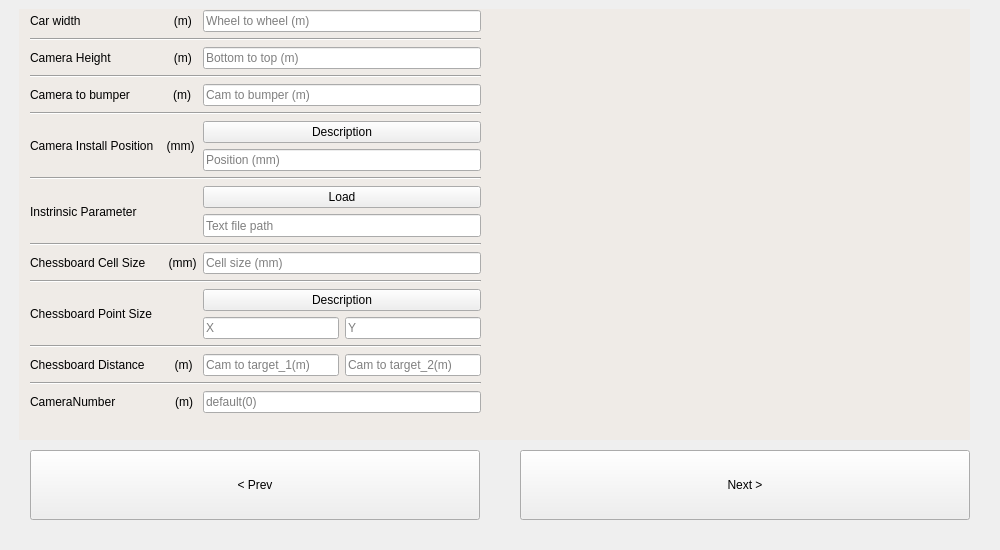
<?xml version="1.0" encoding="UTF-8"?>
<ui version="4.0">
 <class>ParameterInput</class>
 <widget class="QWidget" name="ParameterInput">
  <property name="geometry">
   <rect>
    <x>0</x>
    <y>0</y>
    <width>1000</width>
    <height>550</height>
   </rect>
  </property>
  <property name="windowTitle">
   <string>ParameterInput</string>
  </property>
  <widget class="QPushButton" name="pushButton_Prev">
   <property name="geometry">
    <rect>
     <x>30</x>
     <y>450</y>
     <width>450</width>
     <height>70</height>
    </rect>
   </property>
   <property name="text">
    <string>&lt; Prev</string>
   </property>
  </widget>
  <widget class="QPushButton" name="pushButton_Next">
   <property name="geometry">
    <rect>
     <x>520</x>
     <y>450</y>
     <width>450</width>
     <height>70</height>
    </rect>
   </property>
   <property name="text">
    <string>Next &gt;</string>
   </property>
  </widget>
  <widget class="QLabel" name="DescriptionImg_1">
   <property name="geometry">
    <rect>
     <x>520</x>
     <y>9</y>
     <width>450</width>
     <height>250</height>
    </rect>
   </property>
   <property name="styleSheet">
    <string notr="true">background-color: rgb(239, 235, 231);</string>
   </property>
   <property name="text">
    <string/>
   </property>
  </widget>
  <widget class="QWidget" name="layoutWidget">
   <property name="geometry">
    <rect>
     <x>30</x>
     <y>10</y>
     <width>451</width>
     <height>421</height>
    </rect>
   </property>
   <layout class="QGridLayout" name="gridLayout">
    <item row="14" column="0" rowspan="2">
     <widget class="QLabel" name="label_5">
      <property name="text">
       <string>Chessboard Point Size</string>
      </property>
     </widget>
    </item>
    <item row="14" column="1" colspan="2">
     <widget class="QPushButton" name="pushButton_ChessboardPointSizeDescription">
      <property name="text">
       <string>Description</string>
      </property>
     </widget>
    </item>
    <item row="3" column="0" colspan="3">
     <widget class="Line" name="line_7">
      <property name="orientation">
       <enum>Qt::Horizontal</enum>
      </property>
     </widget>
    </item>
    <item row="12" column="1" colspan="2">
     <widget class="QLineEdit" name="lineEdit_ChessboardCellSize">
      <property name="text">
       <string/>
      </property>
      <property name="placeholderText">
       <string notr="true">Cell size (mm)</string>
      </property>
     </widget>
    </item>
    <item row="0" column="0">
     <widget class="QLabel" name="label_9">
      <property name="text">
       <string>Car width                            (m)</string>
      </property>
     </widget>
    </item>
    <item row="10" column="1" colspan="2">
     <widget class="QLineEdit" name="lineEdit_FileName">
      <property name="minimumSize">
       <size>
        <width>119</width>
        <height>23</height>
       </size>
      </property>
      <property name="toolTip">
       <string>&lt;html&gt;&lt;head/&gt;&lt;body&gt;&lt;p&gt;&lt;br/&gt;&lt;/p&gt;&lt;/body&gt;&lt;/html&gt;</string>
      </property>
      <property name="text">
       <string/>
      </property>
      <property name="placeholderText">
       <string notr="true">Text file path</string>
      </property>
     </widget>
    </item>
    <item row="9" column="1" colspan="2">
     <widget class="QPushButton" name="pushButton_Load">
      <property name="text">
       <string>Load</string>
      </property>
     </widget>
    </item>
    <item row="9" column="0" rowspan="2">
     <widget class="QLabel" name="label_7">
      <property name="text">
       <string>Instrinsic Parameter</string>
      </property>
     </widget>
    </item>
    <item row="0" column="1" colspan="2">
     <widget class="QLineEdit" name="lineEdit_CarWidth">
      <property name="text">
       <string/>
      </property>
      <property name="placeholderText">
       <string notr="true">Wheel to wheel (m)</string>
      </property>
      <property name="clearButtonEnabled">
       <bool>false</bool>
      </property>
     </widget>
    </item>
    <item row="4" column="1" colspan="2">
     <widget class="QLineEdit" name="lineEdit_CameraToBumper">
      <property name="text">
       <string/>
      </property>
      <property name="placeholderText">
       <string notr="true">Cam to bumper (m)</string>
      </property>
     </widget>
    </item>
    <item row="2" column="0">
     <widget class="QLabel" name="label_2">
      <property name="text">
       <string>Camera Height                   (m)</string>
      </property>
     </widget>
    </item>
    <item row="12" column="0">
     <widget class="QLabel" name="label_4">
      <property name="text">
       <string>Chessboard Cell Size       (mm)</string>
      </property>
     </widget>
    </item>
    <item row="2" column="1" colspan="2">
     <widget class="QLineEdit" name="lineEdit_CarHeight">
      <property name="text">
       <string/>
      </property>
      <property name="placeholderText">
       <string notr="true">Bottom to top (m)</string>
      </property>
     </widget>
    </item>
    <item row="4" column="0">
     <widget class="QLabel" name="label_3">
      <property name="text">
       <string>Camera to bumper             (m)</string>
      </property>
     </widget>
    </item>
    <item row="19" column="0">
     <widget class="QLabel" name="label_10">
      <property name="text">
       <string>CameraNumber                  (m)</string>
      </property>
     </widget>
    </item>
    <item row="19" column="1" colspan="2">
     <widget class="QLineEdit" name="lineEdit_CameraNumber">
      <property name="text">
       <string/>
      </property>
      <property name="placeholderText">
       <string notr="true">default(0)</string>
      </property>
     </widget>
    </item>
    <item row="13" column="0" colspan="3">
     <widget class="Line" name="line_4">
      <property name="orientation">
       <enum>Qt::Horizontal</enum>
      </property>
     </widget>
    </item>
    <item row="6" column="0" rowspan="2">
     <widget class="QLabel" name="label_6">
      <property name="text">
       <string>Camera Install Position    (mm)</string>
      </property>
     </widget>
    </item>
    <item row="11" column="0" colspan="3">
     <widget class="Line" name="line_3">
      <property name="orientation">
       <enum>Qt::Horizontal</enum>
      </property>
     </widget>
    </item>
    <item row="6" column="1" colspan="2">
     <widget class="QPushButton" name="pushButton_CameraInstallDescription">
      <property name="text">
       <string>Description</string>
      </property>
     </widget>
    </item>
    <item row="7" column="1" colspan="2">
     <widget class="QLineEdit" name="lineEdit_CameraInstallPosition">
      <property name="text">
       <string/>
      </property>
      <property name="placeholderText">
       <string notr="true">Position (mm)</string>
      </property>
     </widget>
    </item>
    <item row="8" column="0" colspan="3">
     <widget class="Line" name="line_2">
      <property name="orientation">
       <enum>Qt::Horizontal</enum>
      </property>
     </widget>
    </item>
    <item row="18" column="0" colspan="3">
     <widget class="Line" name="line_6">
      <property name="orientation">
       <enum>Qt::Horizontal</enum>
      </property>
     </widget>
    </item>
    <item row="5" column="0" colspan="3">
     <widget class="Line" name="line">
      <property name="orientation">
       <enum>Qt::Horizontal</enum>
      </property>
     </widget>
    </item>
    <item row="16" column="0" colspan="3">
     <widget class="Line" name="line_5">
      <property name="orientation">
       <enum>Qt::Horizontal</enum>
      </property>
     </widget>
    </item>
    <item row="17" column="0">
     <widget class="QLabel" name="label_8">
      <property name="text">
       <string>Chessboard Distance         (m)</string>
      </property>
     </widget>
    </item>
    <item row="17" column="1">
     <widget class="QLineEdit" name="lineEdit_CarToChessboard_1">
      <property name="text">
       <string/>
      </property>
      <property name="placeholderText">
       <string notr="true">Cam to target_1(m)</string>
      </property>
     </widget>
    </item>
    <item row="17" column="2">
     <widget class="QLineEdit" name="lineEdit_CarToChessboard_2">
      <property name="text">
       <string/>
      </property>
      <property name="placeholderText">
       <string notr="true">Cam to target_2(m)</string>
      </property>
     </widget>
    </item>
    <item row="15" column="1">
     <widget class="QLineEdit" name="lineEdit_ChessboardSizeX">
      <property name="text">
       <string/>
      </property>
      <property name="placeholderText">
       <string notr="true">X</string>
      </property>
     </widget>
    </item>
    <item row="15" column="2">
     <widget class="QLineEdit" name="lineEdit_ChessboardSizeY">
      <property name="text">
       <string/>
      </property>
      <property name="placeholderText">
       <string notr="true">Y</string>
      </property>
     </widget>
    </item>
    <item row="1" column="0" colspan="3">
     <widget class="Line" name="line_8">
      <property name="orientation">
       <enum>Qt::Horizontal</enum>
      </property>
     </widget>
    </item>
   </layout>
  </widget>
  <widget class="QLabel" name="Background">
   <property name="geometry">
    <rect>
     <x>19</x>
     <y>9</y>
     <width>951</width>
     <height>431</height>
    </rect>
   </property>
   <property name="styleSheet">
    <string notr="true">background-color: rgb(239, 235, 231);</string>
   </property>
   <property name="text">
    <string/>
   </property>
  </widget>
  <widget class="QLabel" name="DescriptionImg_2">
   <property name="geometry">
    <rect>
     <x>520</x>
     <y>280</y>
     <width>450</width>
     <height>150</height>
    </rect>
   </property>
   <property name="styleSheet">
    <string notr="true">background-color: rgb(239, 235, 231);</string>
   </property>
   <property name="text">
    <string/>
   </property>
  </widget>
  <zorder>Background</zorder>
  <zorder>pushButton_Prev</zorder>
  <zorder>pushButton_Next</zorder>
  <zorder>DescriptionImg_1</zorder>
  <zorder>layoutWidget</zorder>
  <zorder>lineEdit_CarToChessboard_1</zorder>
  <zorder>DescriptionImg_2</zorder>
 </widget>
 <tabstops>
  <tabstop>lineEdit_CarWidth</tabstop>
  <tabstop>lineEdit_CarHeight</tabstop>
  <tabstop>lineEdit_CameraToBumper</tabstop>
  <tabstop>lineEdit_ChessboardCellSize</tabstop>
  <tabstop>pushButton_Prev</tabstop>
  <tabstop>pushButton_Next</tabstop>
  <tabstop>pushButton_Load</tabstop>
 </tabstops>
 <resources/>
 <connections/>
</ui>
